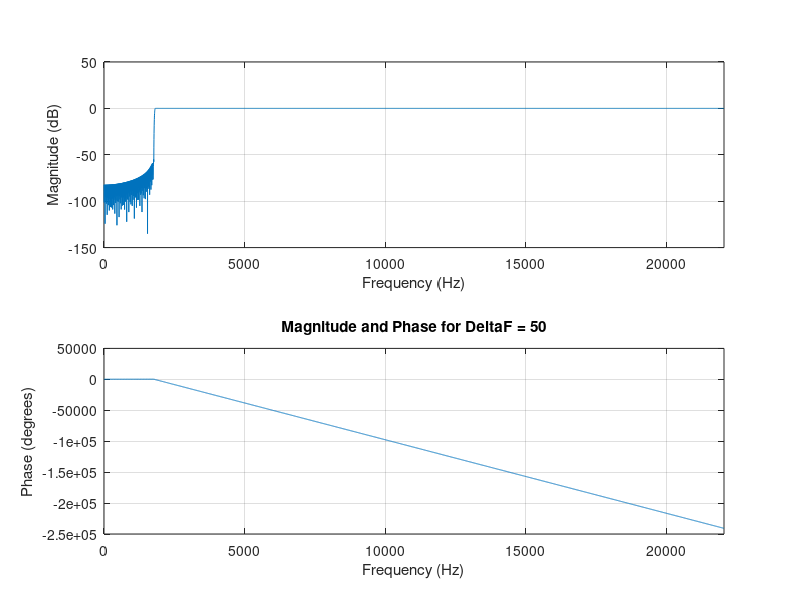
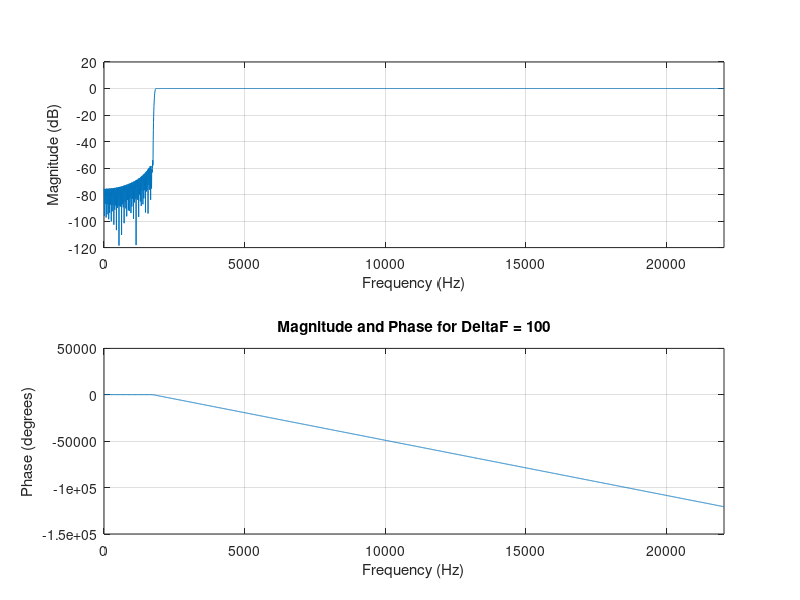
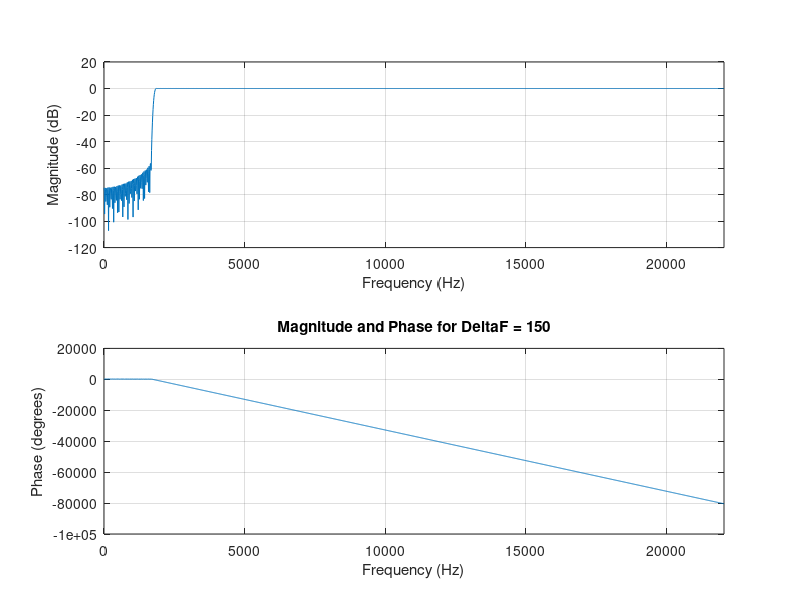
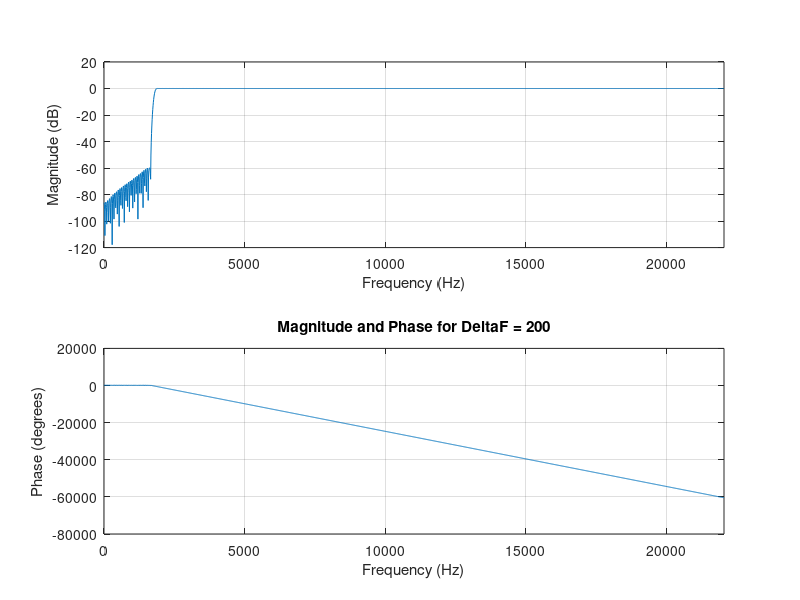

The MATLAB script that drew these images, in order:
%===============================================================================
% Script:       test_widths.m
% Description:  Transition bandwidth parameter sweep script analyzing required FIR filter orders
% Author:       Harry Rogers (University of Brighton)
% Module:       EO626 - Digital Signal Processing
% Date:         2026
%===============================================================================

Fs = 44100;
fc = 1800;
test_width = 50:50:1800; % Test different widths from 50 to 1800 Hz in increments of 50

% Initialize arrays to store transition widths and filter orders
transition_widths = [];
filter_orders = [];

for df = test_width
    % Calculate order and ensure it is even 
    deltaOmega = (pi * df) / Fs; % Calculate Normalized Transition Width (Delta Omega)
    N = round((3.3 * pi )/ deltaOmega); % Calculate filter order based on deltaOmega
    if mod(N, 2) ~= 0, N = N + 1; end % If order number isn't even add one to make it even
    
    % Store transition width and filter order
    transition_widths = [transition_widths; df];
    filter_orders = [filter_orders; N];
    
    % Generate filter 
    h = fir1(N, fc/(Fs/2), 'high', hamming(N+1));
    
    % Visualise different filters
    figure('Name', ['Transition Width: ', num2str(df), ' Hz']);
    freqz(h, 1, 1024, Fs); 
    title(['Magnitude and Phase for DeltaF = ', num2str(df)]);
end

% Display tabulation of transition widths and filter orders
disp('Transition Width (Hz)    Filter Order');
disp([transition_widths, filter_orders]);
